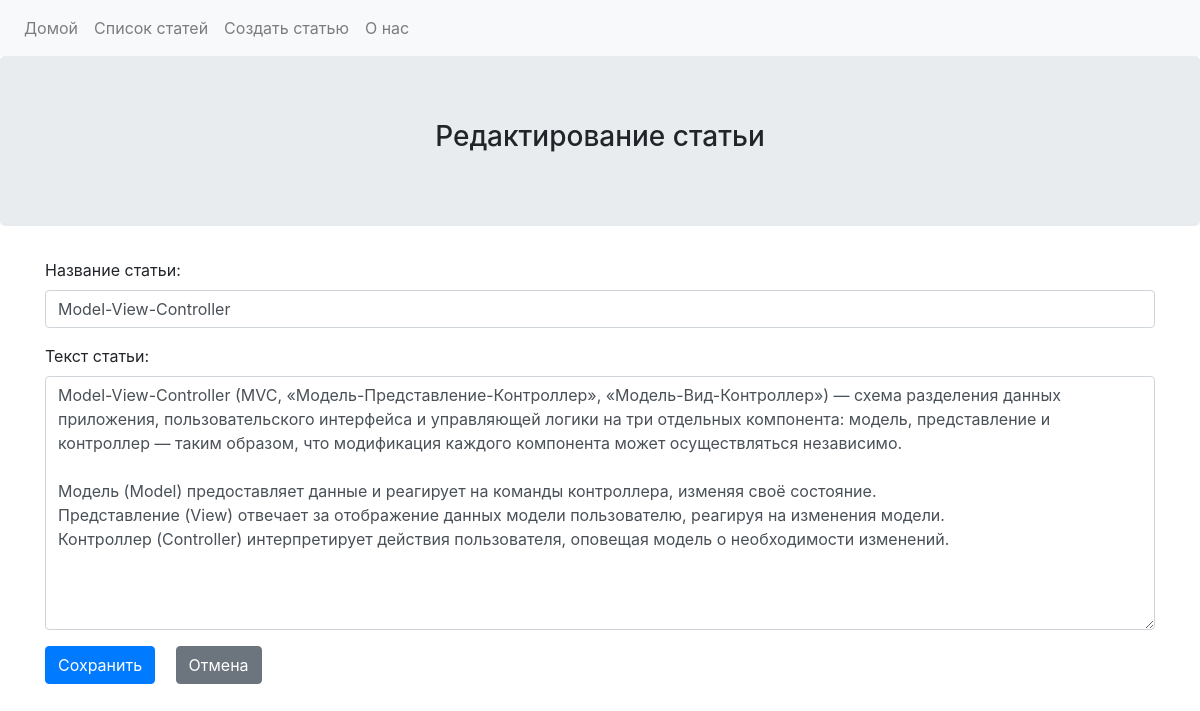
The page /?page=edit-article&id=3 on the database its author committed.
### tables this page shows
CREATE TABLE articles(
				id INTEGER PRIMARY KEY AUTOINCREMENT,
				title TEXT,
				text TEXT,
				datetime INTEGER, 
				author TEXT DEFAULT ''
			);

### Controller/AbstractController.php (called while the page is built, shortened)
<?php
abstract class AbstractController
{
	protected function getModel($model)
	{
		return new $model;
	}
	protected function render($template, $data = [])
	{
		extract($data);
		include $template;
	}
}

### app/Router.php (called while the page is built, shortened)
<?php
class Router
{
    public static function getRoute($page)
    {
        switch ($page) {
            case 'edit-article':
                $method = 'editArticle';
                break;
        }
        $controller = new $controllerName();
        $controller->$method();
    }
}

### index.php (called while the page is built)
<?php
require 'config.php';
require '.\app\Router.php';
$page = filter_input(INPUT_GET, 'page');
Router::getRoute($page);

### Model/AbstractModel.php (called while the page is built, shortened)
<?php
abstract class AbstractModel
{
    protected $db;
    public function __construct()
	{
		if (!file_exists(PATHTODB)) {
			$this->db = new \SQLite3(PATHTODB);
			$sql = "CREATE TABLE articles(
				id INTEGER PRIMARY KEY AUTOINCREMENT,
				title TEXT,
				text TEXT,
				datetime INTEGER,
				author TEXT DEFAULT ''
			);";
			$this->db->query($sql);
		} else {
			$this->db = new \SQLite3(PATHTODB);
		}
	}
    public function getConnect()
	{
        if ($this->db) {
            return $this->db;
        } else {
			return false;
		}
    }
}

### Model/Model.php (called while the page is built, shortened)
<?php
class Model extends AbstractModel
{
	public function getArticle($id)
	{
		$stmt = $this->getConnect()->prepare('SELECT * FROM `articles` WHERE id = :id');
		$stmt->bindValue(':id', $id, SQLITE3_INTEGER);
		$result = $stmt->execute();
		return $result->fetchArray(SQLITE3_ASSOC);
	}
}

### config.php (called while the page is built, shortened)
<?php
spl_autoload_register(function ($class) {
    $path = __DIR__ . '/' . str_replace('\\', '/', $class) . '.php';
    if (is_file($path)) {
        return;
    }
});

### view/editArticle.php (the view, shortened to what this page needs)
<?php
include 'header.php';
?>
<div class="jumbotron text-center">
    <h3>Редактирование статьи</h3>
</div>
<div class="container">
    <form action="./?page=save-article" method="POST">
        <div class="form-group">
            <label for="titleArticle">Название статьи:</label>
            <input type="input" class="form-control" id="titleArticle" name="titleArticle"
                aria-describedby="titleArticle" placeholder="Enter title of article" value="<?=$title;?>">
        </div>
        <div class="form-group">
            <label for="textArticle">Текст статьи:</label>
            <textarea class="form-control" id="textArticle" name="textArticle" rows="10"><?=$text;?></textarea>
        </div>
        <button type="submit" class="btn btn-primary">Сохранить</button>
        <a class="btn btn-secondary ml-3" href="./?page=article&id=<?=$id;?>" role="button">Отмена</a>
    </form>
</div>
<?php include 'footer.php'; ?>

### rows shown on the page
articles: titleArticle "Model-View-Controller", textArticle "Model-View-Controller (MVC, «Модель-Представление-Контроллер», «Модель-Вид-Контроллер») — схема разделения данных приложения, пользовательского интерфейса и управляющей логики на три отдельных компонента: модель, представление и контроллер — таким образом, что модификация каждого компонента может осуществляться независимо. Модель (Model) предоставляет данные и реагирует на команды контроллера, изменяя своё состояние. Представление (View) отвечает за отображение данных модели пользователю, реагируя на изменения модели. Контроллер (Controller) интерпретирует действия пользователя, оповещая модель о необходимости изменений."
